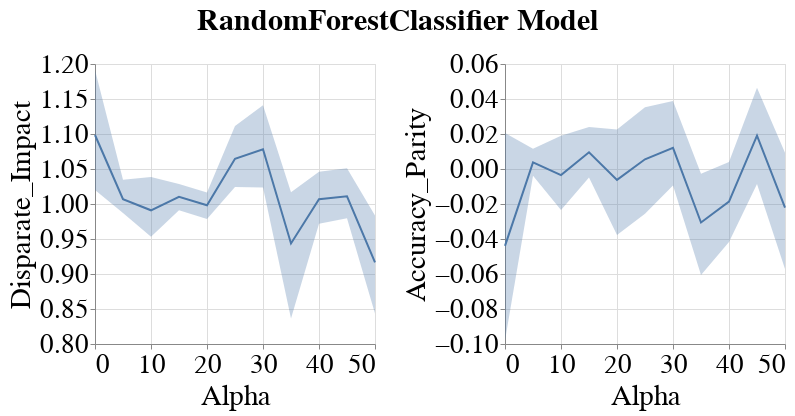

Source (notebook cell):
### Code cell
visualizer.create_group_metrics_line_band_plot(group='sex',
                                               model_name=MODEL_NAMES[0],
                                               group_metrics=['Disparate_Impact', 'Accuracy_Parity'])

### Figure 1 — Vega-Lite specification as saved in the notebook (floating-point values rounded to 4 significant figures)
{"config": {"view": {"continuousWidth": 400, "continuousHeight": 300}, "axis": {"labelFontSize": 27, "labelFontWeight": "normal", "titleFontSize": 29, "titleFontWeight": "normal"}, "legend": {"labelFontSize": 27, "symbolStrokeWidth": 10, "titleFontSize": 29}, "title": {"fontSize": 27}}, "vconcat": [{"hconcat": [{"layer": [{"mark": {"type": "errorband", "extent": "ci"}, "encoding": {"x": {"field": "Intervention_Param", "title": "Alpha", "type": "quantitative"}, "y": {"field": "Metric_Value", "scale": {"zero": false}, "title": "Disparate_Impact", "type": "quantitative"}}}, {"mark": "line", "encoding": {"x": {"field": "Intervention_Param", "title": "Alpha", "type": "quantitative"}, "y": {"aggregate": "mean", "field": "Metric_Value", "scale": {"zero": false}, "title": "Disparate_Impact", "type": "quantitative"}}}], "height": 280, "width": 280}, {"layer": [{"mark": {"type": "errorband", "extent": "ci"}, "encoding": {"x": {"field": "Intervention_Param", "title": "Alpha", "type": "quantitative"}, "y": {"field": "Metric_Value", "scale": {"zero": false}, "title": "Accuracy_Parity", "type": "quantitative"}}}, {"mark": "line", "encoding": {"x": {"field": "Intervention_Param", "title": "Alpha", "type": "quantitative"}, "y": {"aggregate": "mean", "field": "Metric_Value", "scale": {"zero": false}, "title": "Accuracy_Parity", "type": "quantitative"}}}], "data": {"name": "data-bcc0d29714ceb5451dcab885d60badae"}, "height": 280, "width": 280}]}], "data": {"name": "data-5fcbdd81afb784d3b9713aa19912ec43"}, "title": {"text": "RandomForestClassifier Model", "anchor": "middle", "dy": -10, "fontSize": 30}, "$schema": "https://vega.github.io/schema/vega-lite/v4.17.0.json", "datasets": {"data-5fcbdd81afb784d3b9713aa19912ec43": [{"Metric": "Disparate_Impact", "Model_Name": "RandomForestClassifier", "Experiment_Iteration": "Exp_iter_1", "Intervention_Param": 0.0, "Group": "sex", "Metric_Value": 1.026}, {"Metric": "Disparate_Impact", "Model_Name": "RandomForestClassifier", "Experiment_Iteration": "Exp_iter_1", "Intervention_Param": 5.0, "Group": "sex", "Metric_Value": 1.0}, {"Metric": "Disparate_Impact", "Model_Name": "RandomForestClassifier", "Experiment_Iteration": "Exp_iter_1", "Intervention_Param": 10.0, "Group": "sex", "Metric_Value": 1.019}, {"Metric": "Disparate_Impact", "Model_Name": "RandomForestClassifier", "Experiment_Iteration": "Exp_iter_1", "Intervention_Param": 15.0, "Group": "sex", "Metric_Value": 1.018}, {"Metric": "Disparate_Impact", "Model_Name": "RandomForestClassifier", "Experiment_Iteration": "Exp_iter_1", "Intervention_Param": 20.0, "Group": "sex", "Metric_Value": 1.017}, {"Metric": "Disparate_Impact", "Model_Name": "RandomForestClassifier", "Experiment_Iteration": "Exp_iter_1", "Intervention_Param": 25.0, "Group": "sex", "Metric_Value": 1.089}, {"Metric": "Disparate_Impact", "Model_Name": "RandomForestClassifier", "Experiment_Iteration": "Exp_iter_1", "Intervention_Param": 30.0, "Group": "sex", "Metric_Value": 1.189}, {"Metric": "Disparate_Impact", "Model_Name": "RandomForestClassifier", "Experiment_Iteration": "Exp_iter_1", "Intervention_Param": 35.0, "Group": "sex", "Metric_Value": 1.021}, {"Metric": "Disparate_Impact", "Model_Name": "RandomForestClassifier", "Experiment_Iteration": "Exp_iter_1", "Intervention_Param": 40.0, "Group": "sex", "Metric_Value": 1.068}, {"Metric": "Disparate_Impact", "Model_Name": "RandomForestClassifier", "Experiment_Iteration": "Exp_iter_1", "Intervention_Param": 45.0, "Group": "sex", "Metric_Value": 1.043}, {"Metric": "Disparate_Impact", "Model_Name": "RandomForestClassifier", "Experiment_Iteration": "Exp_iter_1", "Intervention_Param": 50.0, "Group": "sex", "Metric_Value": 0.7901}, {"Metric": "Disparate_Impact", "Model_Name": "RandomForestClassifier", "Experiment_Iteration": "Exp_iter_2", "Intervention_Param": 0.0, "Group": "sex", "Metric_Value": 1.124}, {"Metric": "Disparate_Impact", "Model_Name": "RandomForestClassifier", "Experiment_Iteration": "Exp_iter_2", "Intervention_Param": 5.0, "Group": "sex", "Metric_Value": 1.074}, {"Metric": "Disparate_Impact", "Model_Name": "RandomForestClassifier", "Experiment_Iteration": "Exp_iter_2", "Intervention_Param": 10.0, "Group": "sex", "Metric_Value": 0.9643}, {"Metric": "Disparate_Impact", "Model_Name": "RandomForestClassifier", "Experiment_Iteration": "Exp_iter_2", "Intervention_Param": 15.0, "Group": "sex", "Metric_Value": 1.019}, {"Metric": "Disparate_Impact", "Model_Name": "RandomForestClassifier", "Experiment_Iteration": "Exp_iter_2", "Intervention_Param": 20.0, "Group": "sex", "Metric_Value": 0.9643}, {"Metric": "Disparate_Impact", "Model_Name": "RandomForestClassifier", "Experiment_Iteration": "Exp_iter_2", "Intervention_Param": 25.0, "Group": "sex", "Metric_Value": 1.167}, {"Metric": "Disparate_Impact", "Model_Name": "RandomForestClassifier", "Experiment_Iteration": "Exp_iter_2", "Intervention_Param": 30.0, "Group": "sex", "Metric_Value": 1.036}, {"Metric": "Disparate_Impact", "Model_Name": "RandomForestClassifier", "Experiment_Iteration": "Exp_iter_2", "Intervention_Param": 35.0, "Group": "sex", "Metric_Value": 1.0}, {"Metric": "Disparate_Impact", "Model_Name": "RandomForestClassifier", "Experiment_Iteration": "Exp_iter_2", "Intervention_Param": 40.0, "Group": "sex", "Metric_Value": 1.0}, {"Metric": "Disparate_Impact", "Model_Name": "RandomForestClassifier", "Experiment_Iteration": "Exp_iter_2", "Intervention_Param": 45.0, "Group": "sex", "Metric_Value": 0.9946}, {"Metric": "Disparate_Impact", "Model_Name": "RandomForestClassifier", "Experiment_Iteration": "Exp_iter_2", "Intervention_Param": 50.0, "Group": "sex", "Metric_Value": null}, {"Metric": "Disparate_Impact", "Model_Name": "RandomForestClassifier", "Experiment_Iteration": "Exp_iter_3", "Intervention_Param": 0.0, "Group": "sex", "Metric_Value": 1.303}, {"Metric": "Disparate_Impact", "Model_Name": "RandomForestClassifier", "Experiment_Iteration": "Exp_iter_3", "Intervention_Param": 5.0, "Group": "sex", "Metric_Value": 1.007}, {"Metric": "Disparate_Impact", "Model_Name": "RandomForestClassifier", "Experiment_Iteration": "Exp_iter_3", "Intervention_Param": 10.0, "Group": "sex", "Metric_Value": 0.9398}, {"Metric": "Disparate_Impact", "Model_Name": "RandomForestClassifier", "Experiment_Iteration": "Exp_iter_3", "Intervention_Param": 15.0, "Group": "sex", "Metric_Value": 1.02}, {"Metric": "Disparate_Impact", "Model_Name": "RandomForestClassifier", "Experiment_Iteration": "Exp_iter_3", "Intervention_Param": 20.0, "Group": "sex", "Metric_Value": 1.01}, {"Metric": "Disparate_Impact", "Model_Name": "RandomForestClassifier", "Experiment_Iteration": "Exp_iter_3", "Intervention_Param": 25.0, "Group": "sex", "Metric_Value": 0.9988}, {"Metric": "Disparate_Impact", "Model_Name": "RandomForestClassifier", "Experiment_Iteration": "Exp_iter_3", "Intervention_Param": 30.0, "Group": "sex", "Metric_Value": 1.069}, {"Metric": "Disparate_Impact", "Model_Name": "RandomForestClassifier", "Experiment_Iteration": "Exp_iter_3", "Intervention_Param": 35.0, "Group": "sex", "Metric_Value": 1.016}, {"Metric": "Disparate_Impact", "Model_Name": "RandomForestClassifier", "Experiment_Iteration": "Exp_iter_3", "Intervention_Param": 40.0, "Group": "sex", "Metric_Value": 0.9458}, {"Metric": "Disparate_Impact", "Model_Name": "RandomForestClassifier", "Experiment_Iteration": "Exp_iter_3", "Intervention_Param": 45.0, "Group": "sex", "Metric_Value": 0.9761}, {"Metric": "Disparate_Impact", "Model_Name": "RandomForestClassifier", "Experiment_Iteration": "Exp_iter_3", "Intervention_Param": 50.0, "Group": "sex", "Metric_Value": 1.015}, {"Metric": "Disparate_Impact", "Model_Name": "RandomForestClassifier", "Experiment_Iteration": "Exp_iter_4", "Intervention_Param": 0.0, "Group": "sex", "Metric_Value": 1.098}, {"Metric": "Disparate_Impact", "Model_Name": "RandomForestClassifier", "Experiment_Iteration": "Exp_iter_4", "Intervention_Param": 5.0, "Group": "sex", "Metric_Value": 0.9984}, {"Metric": "Disparate_Impact", "Model_Name": "RandomForestClassifier", "Experiment_Iteration": "Exp_iter_4", "Intervention_Param": 10.0, "Group": "sex", "Metric_Value": 0.9608}, {"Metric": "Disparate_Impact", "Model_Name": "RandomForestClassifier", "Experiment_Iteration": "Exp_iter_4", "Intervention_Param": 15.0, "Group": "sex", "Metric_Value": 1.048}, {"Metric": "Disparate_Impact", "Model_Name": "RandomForestClassifier", "Experiment_Iteration": "Exp_iter_4", "Intervention_Param": 20.0, "Group": "sex", "Metric_Value": 1.009}, {"Metric": "Disparate_Impact", "Model_Name": "RandomForestClassifier", "Experiment_Iteration": "Exp_iter_4", "Intervention_Param": 25.0, "Group": "sex", "Metric_Value": 1.054}, {"Metric": "Disparate_Impact", "Model_Name": "RandomForestClassifier", "Experiment_Iteration": "Exp_iter_4", "Intervention_Param": 30.0, "Group": "sex", "Metric_Value": null}, {"Metric": "Disparate_Impact", "Model_Name": "RandomForestClassifier", "Experiment_Iteration": "Exp_iter_4", "Intervention_Param": 35.0, "Group": "sex", "Metric_Value": 1.02}, {"Metric": "Disparate_Impact", "Model_Name": "RandomForestClassifier", "Experiment_Iteration": "Exp_iter_4", "Intervention_Param": 40.0, "Group": "sex", "Metric_Value": 1.07}, {"Metric": "Disparate_Impact", "Model_Name": "RandomForestClassifier", "Experiment_Iteration": "Exp_iter_4", "Intervention_Param": 45.0, "Group": "sex", "Metric_Value": 0.9787}, {"Metric": "Disparate_Impact", "Model_Name": "RandomForestClassifier", "Experiment_Iteration": "Exp_iter_4", "Intervention_Param": 50.0, "Group": "sex", "Metric_Value": 0.9535}, {"Metric": "Disparate_Impact", "Model_Name": "RandomForestClassifier", "Experiment_Iteration": "Exp_iter_5", "Intervention_Param": 0.0, "Group": "sex", "Metric_Value": 1.09}, {"Metric": "Disparate_Impact", "Model_Name": "RandomForestClassifier", "Experiment_Iteration": "Exp_iter_5", "Intervention_Param": 5.0, "Group": "sex", "Metric_Value": 0.9811}, {"Metric": "Disparate_Impact", "Model_Name": "RandomForestClassifier", "Experiment_Iteration": "Exp_iter_5", "Intervention_Param": 10.0, "Group": "sex", "Metric_Value": 1.071}, {"Metric": "Disparate_Impact", "Model_Name": "RandomForestClassifier", "Experiment_Iteration": "Exp_iter_5", "Intervention_Param": 15.0, "Group": "sex", "Metric_Value": 0.9808}, {"Metric": "Disparate_Impact", "Model_Name": "RandomForestClassifier", "Experiment_Iteration": "Exp_iter_5", "Intervention_Param": 20.0, "Group": "sex", "Metric_Value": 1.026}, {"Metric": "Disparate_Impact", "Model_Name": "RandomForestClassifier", "Experiment_Iteration": "Exp_iter_5", "Intervention_Param": 25.0, "Group": "sex", "Metric_Value": 1.047}, {"Metric": "Disparate_Impact", "Model_Name": "RandomForestClassifier", "Experiment_Iteration": "Exp_iter_5", "Intervention_Param": 30.0, "Group": "sex", "Metric_Value": 0.9921}, {"Metric": "Disparate_Impact", "Model_Name": "RandomForestClassifier", "Experiment_Iteration": "Exp_iter_5", "Intervention_Param": 35.0, "Group": "sex", "Metric_Value": 0.6964}, {"Metric": "Disparate_Impact", "Model_Name": "RandomForestClassifier", "Experiment_Iteration": "Exp_iter_5", "Intervention_Param": 40.0, "Group": "sex", "Metric_Value": 0.9574}, {"Metric": "Disparate_Impact", "Model_Name": "RandomForestClassifier", "Experiment_Iteration": "Exp_iter_5", "Intervention_Param": 45.0, "Group": "sex", "Metric_Value": 0.9733}, {"Metric": "Disparate_Impact", "Model_Name": "RandomForestClassifier", "Experiment_Iteration": "Exp_iter_5", "Intervention_Param": 50.0, "Group": "sex", "Metric_Value": 0.9672}, {"Metric": "Disparate_Impact", "Model_Name": "RandomForestClassifier", "Experiment_Iteration": "Exp_iter_6", "Intervention_Param": 0.0, "Group": "sex", "Metric_Value": 0.95}, {"Metric": "Disparate_Impact", "Model_Name": "RandomForestClassifier", "Experiment_Iteration": "Exp_iter_6", "Intervention_Param": 5.0, "Group": "sex", "Metric_Value": 0.9811}, {"Metric": "Disparate_Impact", "Model_Name": "RandomForestClassifier", "Experiment_Iteration": "Exp_iter_6", "Intervention_Param": 10.0, "Group": "sex", "Metric_Value": null}, {"Metric": "Disparate_Impact", "Model_Name": "RandomForestClassifier", "Experiment_Iteration": "Exp_iter_6", "Intervention_Param": 15.0, "Group": "sex", "Metric_Value": 0.9762}, {"Metric": "Disparate_Impact", "Model_Name": "RandomForestClassifier", "Experiment_Iteration": "Exp_iter_6", "Intervention_Param": 20.0, "Group": "sex", "Metric_Value": 0.9631}, {"Metric": "Disparate_Impact", "Model_Name": "RandomForestClassifier", "Experiment_Iteration": "Exp_iter_6", "Intervention_Param": 25.0, "Group": "sex", "Metric_Value": 1.032}, {"Metric": "Disparate_Impact", "Model_Name": "RandomForestClassifier", "Experiment_Iteration": "Exp_iter_6", "Intervention_Param": 30.0, "Group": "sex", "Metric_Value": 1.105}, {"Metric": "Disparate_Impact", "Model_Name": "RandomForestClassifier", "Experiment_Iteration": "Exp_iter_6", "Intervention_Param": 35.0, "Group": "sex", "Metric_Value": 0.9084}, {"Metric": "Disparate_Impact", "Model_Name": "RandomForestClassifier", "Experiment_Iteration": "Exp_iter_6", "Intervention_Param": 40.0, "Group": "sex", "Metric_Value": 1.0}, {"Metric": "Disparate_Impact", "Model_Name": "RandomForestClassifier", "Experiment_Iteration": "Exp_iter_6", "Intervention_Param": 45.0, "Group": "sex", "Metric_Value": 1.1}, {"Metric": "Disparate_Impact", "Model_Name": "RandomForestClassifier", "Experiment_Iteration": "Exp_iter_6", "Intervention_Param": 50.0, "Group": "sex", "Metric_Value": 0.8571}], "data-bcc0d29714ceb5451dcab885d60badae": [{"Metric": "Accuracy_Parity", "Model_Name": "RandomForestClassifier", "Experiment_Iteration": "Exp_iter_1", "Intervention_Param": 0.0, "Group": "sex", "Metric_Value": 0.0119}, {"Metric": "Accuracy_Parity", "Model_Name": "RandomForestClassifier", "Experiment_Iteration": "Exp_iter_1", "Intervention_Param": 5.0, "Group": "sex", "Metric_Value": 0.0}, {"Metric": "Accuracy_Parity", "Model_Name": "RandomForestClassifier", "Experiment_Iteration": "Exp_iter_1", "Intervention_Param": 10.0, "Group": "sex", "Metric_Value": -0.01587}, {"Metric": "Accuracy_Parity", "Model_Name": "RandomForestClassifier", "Experiment_Iteration": "Exp_iter_1", "Intervention_Param": 15.0, "Group": "sex", "Metric_Value": 0.01786}, {"Metric": "Accuracy_Parity", "Model_Name": "RandomForestClassifier", "Experiment_Iteration": "Exp_iter_1", "Intervention_Param": 20.0, "Group": "sex", "Metric_Value": -0.01587}, {"Metric": "Accuracy_Parity", "Model_Name": "RandomForestClassifier", "Experiment_Iteration": "Exp_iter_1", "Intervention_Param": 25.0, "Group": "sex", "Metric_Value": 0.02183}, {"Metric": "Accuracy_Parity", "Model_Name": "RandomForestClassifier", "Experiment_Iteration": "Exp_iter_1", "Intervention_Param": 30.0, "Group": "sex", "Metric_Value": 0.07341}, {"Metric": "Accuracy_Parity", "Model_Name": "RandomForestClassifier", "Experiment_Iteration": "Exp_iter_1", "Intervention_Param": 35.0, "Group": "sex", "Metric_Value": 0.01786}, {"Metric": "Accuracy_Parity", "Model_Name": "RandomForestClassifier", "Experiment_Iteration": "Exp_iter_1", "Intervention_Param": 40.0, "Group": "sex", "Metric_Value": -0.04563}, {"Metric": "Accuracy_Parity", "Model_Name": "RandomForestClassifier", "Experiment_Iteration": "Exp_iter_1", "Intervention_Param": 45.0, "Group": "sex", "Metric_Value": 0.0377}, {"Metric": "Accuracy_Parity", "Model_Name": "RandomForestClassifier", "Experiment_Iteration": "Exp_iter_1", "Intervention_Param": 50.0, "Group": "sex", "Metric_Value": -0.05754}, {"Metric": "Accuracy_Parity", "Model_Name": "RandomForestClassifier", "Experiment_Iteration": "Exp_iter_2", "Intervention_Param": 0.0, "Group": "sex", "Metric_Value": -0.131}, {"Metric": "Accuracy_Parity", "Model_Name": "RandomForestClassifier", "Experiment_Iteration": "Exp_iter_2", "Intervention_Param": 5.0, "Group": "sex", "Metric_Value": -0.003968}, {"Metric": "Accuracy_Parity", "Model_Name": "RandomForestClassifier", "Experiment_Iteration": "Exp_iter_2", "Intervention_Param": 10.0, "Group": "sex", "Metric_Value": -0.001984}, {"Metric": "Accuracy_Parity", "Model_Name": "RandomForestClassifier", "Experiment_Iteration": "Exp_iter_2", "Intervention_Param": 15.0, "Group": "sex", "Metric_Value": -0.01786}, {"Metric": "Accuracy_Parity", "Model_Name": "RandomForestClassifier", "Experiment_Iteration": "Exp_iter_2", "Intervention_Param": 20.0, "Group": "sex", "Metric_Value": 0.03175}, {"Metric": "Accuracy_Parity", "Model_Name": "RandomForestClassifier", "Experiment_Iteration": "Exp_iter_2", "Intervention_Param": 25.0, "Group": "sex", "Metric_Value": 0.01389}, {"Metric": "Accuracy_Parity", "Model_Name": "RandomForestClassifier", "Experiment_Iteration": "Exp_iter_2", "Intervention_Param": 30.0, "Group": "sex", "Metric_Value": 0.01587}, {"Metric": "Accuracy_Parity", "Model_Name": "RandomForestClassifier", "Experiment_Iteration": "Exp_iter_2", "Intervention_Param": 35.0, "Group": "sex", "Metric_Value": -0.007937}, {"Metric": "Accuracy_Parity", "Model_Name": "RandomForestClassifier", "Experiment_Iteration": "Exp_iter_2", "Intervention_Param": 40.0, "Group": "sex", "Metric_Value": 0.03175}, {"Metric": "Accuracy_Parity", "Model_Name": "RandomForestClassifier", "Experiment_Iteration": "Exp_iter_2", "Intervention_Param": 45.0, "Group": "sex", "Metric_Value": -0.04167}, {"Metric": "Accuracy_Parity", "Model_Name": "RandomForestClassifier", "Experiment_Iteration": "Exp_iter_2", "Intervention_Param": 50.0, "Group": "sex", "Metric_Value": 0.0}, {"Metric": "Accuracy_Parity", "Model_Name": "RandomForestClassifier", "Experiment_Iteration": "Exp_iter_3", "Intervention_Param": 0.0, "Group": "sex", "Metric_Value": -0.1222}, {"Metric": "Accuracy_Parity", "Model_Name": "RandomForestClassifier", "Experiment_Iteration": "Exp_iter_3", "Intervention_Param": 5.0, "Group": "sex", "Metric_Value": -0.007357}, {"Metric": "Accuracy_Parity", "Model_Name": "RandomForestClassifier", "Experiment_Iteration": "Exp_iter_3", "Intervention_Param": 10.0, "Group": "sex", "Metric_Value": 0.04386}, {"Metric": "Accuracy_Parity", "Model_Name": "RandomForestClassifier", "Experiment_Iteration": "Exp_iter_3", "Intervention_Param": 15.0, "Group": "sex", "Metric_Value": -0.01471}, {"Metric": "Accuracy_Parity", "Model_Name": "RandomForestClassifier", "Experiment_Iteration": "Exp_iter_3", "Intervention_Param": 20.0, "Group": "sex", "Metric_Value": -0.02419}, {"Metric": "Accuracy_Parity", "Model_Name": "RandomForestClassifier", "Experiment_Iteration": "Exp_iter_3", "Intervention_Param": 25.0, "Group": "sex", "Metric_Value": -0.04768}, {"Metric": "Accuracy_Parity", "Model_Name": "RandomForestClassifier", "Experiment_Iteration": "Exp_iter_3", "Intervention_Param": 30.0, "Group": "sex", "Metric_Value": 0.01089}, {"Metric": "Accuracy_Parity", "Model_Name": "RandomForestClassifier", "Experiment_Iteration": "Exp_iter_3", "Intervention_Param": 35.0, "Group": "sex", "Metric_Value": -0.01471}, {"Metric": "Accuracy_Parity", "Model_Name": "RandomForestClassifier", "Experiment_Iteration": "Exp_iter_3", "Intervention_Param": 40.0, "Group": "sex", "Metric_Value": -0.04697}, {"Metric": "Accuracy_Parity", "Model_Name": "RandomForestClassifier", "Experiment_Iteration": "Exp_iter_3", "Intervention_Param": 45.0, "Group": "sex", "Metric_Value": 0.009479}, {"Metric": "Accuracy_Parity", "Model_Name": "RandomForestClassifier", "Experiment_Iteration": "Exp_iter_3", "Intervention_Param": 50.0, "Group": "sex", "Metric_Value": -0.01471}, {"Metric": "Accuracy_Parity", "Model_Name": "RandomForestClassifier", "Experiment_Iteration": "Exp_iter_4", "Intervention_Param": 0.0, "Group": "sex", "Metric_Value": -0.08715}, {"Metric": "Accuracy_Parity", "Model_Name": "RandomForestClassifier", "Experiment_Iteration": "Exp_iter_4", "Intervention_Param": 5.0, "Group": "sex", "Metric_Value": -0.001415}, {"Metric": "Accuracy_Parity", "Model_Name": "RandomForestClassifier", "Experiment_Iteration": "Exp_iter_4", "Intervention_Param": 10.0, "Group": "sex", "Metric_Value": -0.001415}, {"Metric": "Accuracy_Parity", "Model_Name": "RandomForestClassifier", "Experiment_Iteration": "Exp_iter_4", "Intervention_Param": 15.0, "Group": "sex", "Metric_Value": 0.03084}, {"Metric": "Accuracy_Parity", "Model_Name": "RandomForestClassifier", "Experiment_Iteration": "Exp_iter_4", "Intervention_Param": 20.0, "Group": "sex", "Metric_Value": -0.07301}, {"Metric": "Accuracy_Parity", "Model_Name": "RandomForestClassifier", "Experiment_Iteration": "Exp_iter_4", "Intervention_Param": 25.0, "Group": "sex", "Metric_Value": -0.001415}, {"Metric": "Accuracy_Parity", "Model_Name": "RandomForestClassifier", "Experiment_Iteration": "Exp_iter_4", "Intervention_Param": 30.0, "Group": "sex", "Metric_Value": 0.0}, {"Metric": "Accuracy_Parity", "Model_Name": "RandomForestClassifier", "Experiment_Iteration": "Exp_iter_4", "Intervention_Param": 35.0, "Group": "sex", "Metric_Value": -0.08913}, {"Metric": "Accuracy_Parity", "Model_Name": "RandomForestClassifier", "Experiment_Iteration": "Exp_iter_4", "Intervention_Param": 40.0, "Group": "sex", "Metric_Value": -0.05263}, {"Metric": "Accuracy_Parity", "Model_Name": "RandomForestClassifier", "Experiment_Iteration": "Exp_iter_4", "Intervention_Param": 45.0, "Group": "sex", "Metric_Value": 0.01613}, {"Metric": "Accuracy_Parity", "Model_Name": "RandomForestClassifier", "Experiment_Iteration": "Exp_iter_4", "Intervention_Param": 50.0, "Group": "sex", "Metric_Value": 0.03226}, {"Metric": "Accuracy_Parity", "Model_Name": "RandomForestClassifier", "Experiment_Iteration": "Exp_iter_5", "Intervention_Param": 0.0, "Group": "sex", "Metric_Value": -0.0119}, {"Metric": "Accuracy_Parity", "Model_Name": "RandomForestClassifier", "Experiment_Iteration": "Exp_iter_5", "Intervention_Param": 5.0, "Group": "sex", "Metric_Value": 0.01786}, {"Metric": "Accuracy_Parity", "Model_Name": "RandomForestClassifier", "Experiment_Iteration": "Exp_iter_5", "Intervention_Param": 10.0, "Group": "sex", "Metric_Value": -0.04563}, {"Metric": "Accuracy_Parity", "Model_Name": "RandomForestClassifier", "Experiment_Iteration": "Exp_iter_5", "Intervention_Param": 15.0, "Group": "sex", "Metric_Value": 0.01786}, {"Metric": "Accuracy_Parity", "Model_Name": "RandomForestClassifier", "Experiment_Iteration": "Exp_iter_5", "Intervention_Param": 20.0, "Group": "sex", "Metric_Value": 0.005952}, {"Metric": "Accuracy_Parity", "Model_Name": "RandomForestClassifier", "Experiment_Iteration": "Exp_iter_5", "Intervention_Param": 25.0, "Group": "sex", "Metric_Value": -0.02778}, {"Metric": "Accuracy_Parity", "Model_Name": "RandomForestClassifier", "Experiment_Iteration": "Exp_iter_5", "Intervention_Param": 30.0, "Group": "sex", "Metric_Value": 0.001984}, {"Metric": "Accuracy_Parity", "Model_Name": "RandomForestClassifier", "Experiment_Iteration": "Exp_iter_5", "Intervention_Param": 35.0, "Group": "sex", "Metric_Value": -0.06151}, {"Metric": "Accuracy_Parity", "Model_Name": "RandomForestClassifier", "Experiment_Iteration": "Exp_iter_5", "Intervention_Param": 40.0, "Group": "sex", "Metric_Value": 0.001984}, {"Metric": "Accuracy_Parity", "Model_Name": "RandomForestClassifier", "Experiment_Iteration": "Exp_iter_5", "Intervention_Param": 45.0, "Group": "sex", "Metric_Value": 0.01984}, {"Metric": "Accuracy_Parity", "Model_Name": "RandomForestClassifier", "Experiment_Iteration": "Exp_iter_5", "Intervention_Param": 50.0, "Group": "sex", "Metric_Value": -0.09524}, {"Metric": "Accuracy_Parity", "Model_Name": "RandomForestClassifier", "Experiment_Iteration": "Exp_iter_6", "Intervention_Param": 0.0, "Group": "sex", "Metric_Value": 0.07668}, {"Metric": "Accuracy_Parity", "Model_Name": "RandomForestClassifier", "Experiment_Iteration": "Exp_iter_6", "Intervention_Param": 5.0, "Group": "sex", "Metric_Value": 0.01754}, {"Metric": "Accuracy_Parity", "Model_Name": "RandomForestClassifier", "Experiment_Iteration": "Exp_iter_6", "Intervention_Param": 10.0, "Group": "sex", "Metric_Value": 0.0}, {"Metric": "Accuracy_Parity", "Model_Name": "RandomForestClassifier", "Experiment_Iteration": "Exp_iter_6", "Intervention_Param": 15.0, "Group": "sex", "Metric_Value": 0.0232}, {"Metric": "Accuracy_Parity", "Model_Name": "RandomForestClassifier", "Experiment_Iteration": "Exp_iter_6", "Intervention_Param": 20.0, "Group": "sex", "Metric_Value": 0.03792}, {"Metric": "Accuracy_Parity", "Model_Name": "RandomForestClassifier", "Experiment_Iteration": "Exp_iter_6", "Intervention_Param": 25.0, "Group": "sex", "Metric_Value": 0.07442}, {"Metric": "Accuracy_Parity", "Model_Name": "RandomForestClassifier", "Experiment_Iteration": "Exp_iter_6", "Intervention_Param": 30.0, "Group": "sex", "Metric_Value": -0.02943}, {"Metric": "Accuracy_Parity", "Model_Name": "RandomForestClassifier", "Experiment_Iteration": "Exp_iter_6", "Intervention_Param": 35.0, "Group": "sex", "Metric_Value": -0.02801}, {"Metric": "Accuracy_Parity", "Model_Name": "RandomForestClassifier", "Experiment_Iteration": "Exp_iter_6", "Intervention_Param": 40.0, "Group": "sex", "Metric_Value": 0.0}, {"Metric": "Accuracy_Parity", "Model_Name": "RandomForestClassifier", "Experiment_Iteration": "Exp_iter_6", "Intervention_Param": 45.0, "Group": "sex", "Metric_Value": 0.07301}, {"Metric": "Accuracy_Parity", "Model_Name": "RandomForestClassifier", "Experiment_Iteration": "Exp_iter_6", "Intervention_Param": 50.0, "Group": "sex", "Metric_Value": 0.00283}]}}
